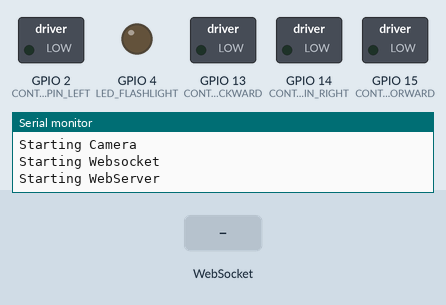
The sketch below on a simulated ESP32. Shown: switched loads named in the sketch (green lamp = pin HIGH), output pins drawn as LEDs (lit = HIGH), the last lines printed to the serial monitor. Inputs (shaded band) come from the test bench. WiFi joins after 1.5 s; servers stay silent unless stated; the camera gives no picture.

Above: at 3.0 s.
3.1 s: WebSocket text "forward" received
At 3.7 s:
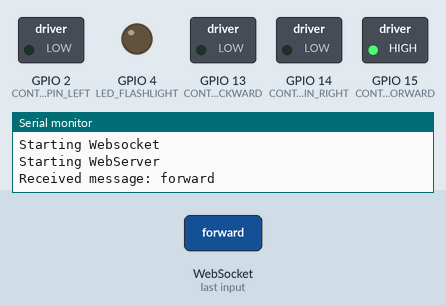
4.6 s: WebSocket text "backward" received
At 5.1 s:
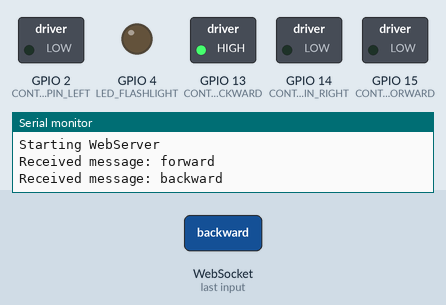
6.1 s: WebSocket text "left" received
At 6.6 s:
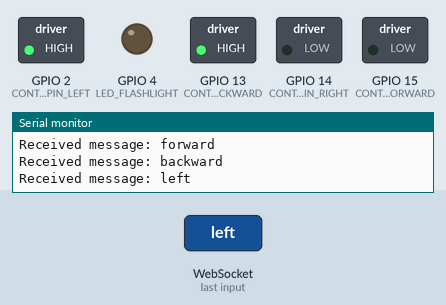
7.6 s: WebSocket text "right" received
At 8.0 s:
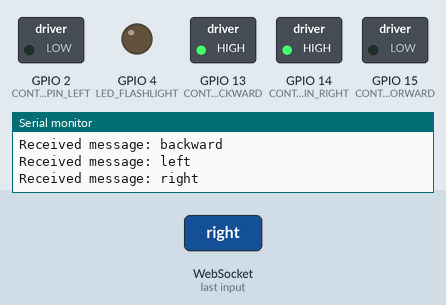
9.1 s: WebSocket text "stopA" received
At 9.7 s:
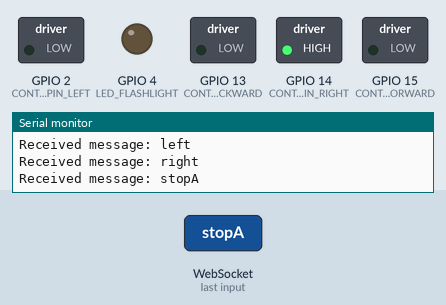
10.6 s: WebSocket text "forward" received
At 11.1 s:
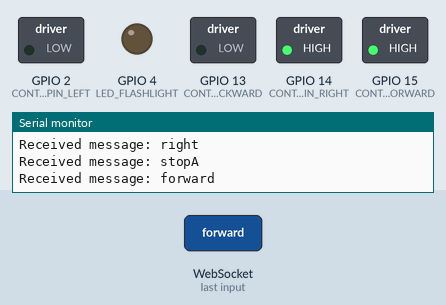
Timing chart, 0 to 13.1 s (numbered marks = the images above; inputs shaded):
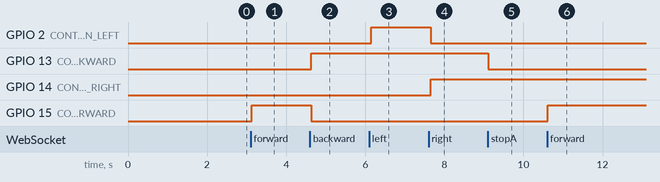

The sketch:

esp32-cam-stream.ino
```cpp
#include <Arduino.h>
#include "CameraConfig.h"
#include "NetworkConfig.h"
#include "WebSocketHandler.h"
#include "WebServer.h"
#include "Motor.h"

/**
 * @brief Setup function to initialize the ESP32-CAM.
 *
 * This function performs the following initializations:
 * - Initializes serial communication at 115200 baud rate.
 * - Sets the LED flashlight pin mode to OUTPUT.
 * - Attempts to connect to WiFi by calling startNetwork().
 * - Starts the camera by calling startCamera().
 * - Starts the WebSocket server by calling startWebSocket().
 * - Starts the web server by calling startWebServer().
 */
void setup() {
    Serial.begin(115200);
    pinMode(LED_FLASHLIGHT, OUTPUT);
    pinMode(CONTROL_PIN_FORWARD, OUTPUT);
    pinMode(CONTROL_PIN_BACKWARD, OUTPUT);
    pinMode(CONTROL_PIN_LEFT, OUTPUT);
    pinMode(CONTROL_PIN_RIGHT, OUTPUT);

    // Attempt to connect to WiFi
    startNetwork();

    // Start the camera
    startCamera();

    // Start WebSocket server
    startWebSocket();

    // Start Server
    startWebServer();
}

void loop() {
    // Handle WebSocket connections
    webSocket.loop();

    // Check for incoming WebSocket messages
    String command = webSocketMessage();
    if (command.length() > 0) {
        handleMotorControl(command, true);
    }

    // Update motor states based on active commands
    updateMotorStates();

    // Send frames to WebSocket
    sendFrameToWebSocket();

}
```

Motor.cpp
```cpp
#include <Arduino.h>
#include "Motor.h"

bool forwardActive = false;
bool backwardActive = false;
bool leftActive = false;
bool rightActive = false;

void handleMotorControl(String command, bool state) {
    // Update the state of the motors based on the command
    if (command == "forward") {
        forwardActive = state;
        backwardActive = false; // Prevent conflicting commands
    } else if (command == "backward") {
        backwardActive = state;
        forwardActive = false; // Prevent conflicting commands
    } else if (command == "left") {
        leftActive = state;
        rightActive = false; // Prevent conflicting commands
    } else if (command == "right") {
        rightActive = state;
        leftActive = false; // Prevent conflicting commands
    } else if (command == "stopA") {
        // Stop all motors
        forwardActive = false;
        backwardActive = false;
    } else if (command == "stopB") {
        leftActive = false;
        rightActive = false;
    }
}

void updateMotorStates() {
    // Control logic for smooth movement
    if (forwardActive && leftActive) {
        // Move forward and turn left
        digitalWrite(CONTROL_PIN_FORWARD, HIGH);
        digitalWrite(CONTROL_PIN_BACKWARD, LOW);
        digitalWrite(CONTROL_PIN_LEFT, HIGH);
        digitalWrite(CONTROL_PIN_RIGHT, LOW);
    } else if (forwardActive && rightActive) {
        // Move forward and turn right
        digitalWrite(CONTROL_PIN_FORWARD, HIGH);
        digitalWrite(CONTROL_PIN_BACKWARD, LOW);
        digitalWrite(CONTROL_PIN_LEFT, LOW);
        digitalWrite(CONTROL_PIN_RIGHT, HIGH);
    } else if (backwardActive && leftActive) {
        // Move backward and turn left
        digitalWrite(CONTROL_PIN_BACKWARD, HIGH);
        digitalWrite(CONTROL_PIN_FORWARD, LOW);
        digitalWrite(CONTROL_PIN_LEFT, HIGH);
        digitalWrite(CONTROL_PIN_RIGHT, LOW);
    } else if (backwardActive && rightActive) {
        // Move backward and turn right
        digitalWrite(CONTROL_PIN_BACKWARD, HIGH);
        digitalWrite(CONTROL_PIN_FORWARD, LOW);
        digitalWrite(CONTROL_PIN_LEFT, LOW);
        digitalWrite(CONTROL_PIN_RIGHT, HIGH);
    } else if (forwardActive) {
        // Move forward only
        digitalWrite(CONTROL_PIN_FORWARD, HIGH);
        digitalWrite(CONTROL_PIN_BACKWARD, LOW);
        digitalWrite(CONTROL_PIN_LEFT, LOW);
        digitalWrite(CONTROL_PIN_RIGHT, LOW);
    } else if (backwardActive) {
        // Move backward only
        digitalWrite(CONTROL_PIN_BACKWARD, HIGH);
        digitalWrite(CONTROL_PIN_FORWARD, LOW);
        digitalWrite(CONTROL_PIN_LEFT, LOW);
        digitalWrite(CONTROL_PIN_RIGHT, LOW);
    } else if (leftActive) {
        // Turn left only
        digitalWrite(CONTROL_PIN_FORWARD, LOW);
        digitalWrite(CONTROL_PIN_BACKWARD, LOW);
        digitalWrite(CONTROL_PIN_LEFT, HIGH);
        digitalWrite(CONTROL_PIN_RIGHT, LOW);
    } else if (rightActive) {
        // Turn right only
        digitalWrite(CONTROL_PIN_FORWARD, LOW);
        digitalWrite(CONTROL_PIN_BACKWARD, LOW);
        digitalWrite(CONTROL_PIN_LEFT, LOW);
        digitalWrite(CONTROL_PIN_RIGHT, HIGH);
    } else {
        // Default to stop if no active commands
        digitalWrite(CONTROL_PIN_FORWARD, LOW);
        digitalWrite(CONTROL_PIN_BACKWARD, LOW);
        digitalWrite(CONTROL_PIN_LEFT, LOW);
        digitalWrite(CONTROL_PIN_RIGHT, LOW);
    }
}  
```

Motor.h
```cpp
#ifndef DINAMO_HANDLER
#define DINAMO_HANDLER

// Define control pins for the existing RC car module
#define CONTROL_PIN_FORWARD 15
#define CONTROL_PIN_BACKWARD 13
#define CONTROL_PIN_LEFT 2
#define CONTROL_PIN_RIGHT 14


void handleMotorControl(String command, bool state);

void updateMotorStates();

#endif
```

WebServer.cpp
```cpp
#include "WebServer.h"

AsyncWebServer webServer(80);
// framesize_t currentFrameSize = FRAMESIZE_QVGA;

void startWebServer() {
    Serial.println("Starting WebServer");
    webServer.on("/", HTTP_GET, handleHomepage);

    // Endpoint to handle resolution change
    webServer.on("/set_resolution", HTTP_GET, handleSetResolution);

    // Start the server
    webServer.begin();

}

/**
 * @brief Handles the homepage request and serves the HTML page.
 *
 * This function responds to the request for the homepage by sending an HTML page that
 * displays a live stream from the ESP32-CAM. The HTML page includes controls for adjusting
 * the brightness, saturation, and contrast of the video stream, as well as buttons to switch
 * the camera resolution. The video stream is displayed using a WebSocket connection.
 *
 * @param request Pointer to the AsyncWebServerRequest object that contains information about the request.
 */
void handleHomepage(AsyncWebServerRequest *request) {
    // Serve the HTML page
    request->send(200, "text/html", R"rawliteral(
    <!DOCTYPE html>
    <html>
    <head>
        <title>ESP32-CAM WebSocket Stream</title>
        <meta name="viewport" content="width=device-width, initial-scale=1.0, user-scalable=no">
        <style>
            body { margin: 0; padding: 0; overflow: hidden; }
            input { display: block; }
            img {
                width: 100vw;
                height: 100vh;
                object-fit: contain;
                transform: rotate(180deg) scaleX(1);
            }
            .top-menu {
                position: fixed;
                top: 10px;
                left: 10px;
                right: 10px;
                display: flex;
                gap: 10px;
                overflow: auto;
                width: 100%;
            }
            .bottom-menu {
                position: fixed;
                bottom: 10px;
                left: 10px;
                right: 10px;
                display: flex;
                gap: 10px;
                width: 100%;
            }
            .over-x {
              overflow-x: auto !important;
              white-space: nowrap;
            }
            .container {
                padding: 10px 20px;
                font-size: 16px;
                border: none;
                border-radius: 5px;
                background-color: rgba(0, 0, 0, 0.5);
                color: white;
                cursor: pointer;
            }
            .remote-control {
                display: flex;
                position: fixed;
                bottom: 80px;
                left: 10px;
                right: 10px;
                justify-content: space-between;
            }
            .direction-buttons {
                display: flex;
                flex-direction: row;
                justify-content: center;
                gap: 10px;
            }
            .vertical-buttons {
                display: flex;
                flex-direction: column;
                gap: 10px;
            }
        </style>
    </head>
    <body>
        <img id="cameraStream" src="" alt="Camera Stream" loading="eager" fetchpriority="high"/>
        <div class="top-menu">
            <div class="container">
                Brightness
                <input id="brightness" value="0" min="0" max="100" oninput="changeFilter()" onmousemove="changeFilter()" ontouchmove="changeFilter()" type="range">
            </div>
            <div class="container">
                Saturate
                <input id="saturate" value="0" min="0" max="100" oninput="changeFilter()" onmousemove="changeFilter()" ontouchmove="changeFilter()" type="range">
            </div>
            <div class="container">
                Contrast
                <input id="contrast" value="0" min="0" max="100" oninput="changeFilter()" onmousemove="changeFilter()" ontouchmove="changeFilter()" type="range">
            </div>
        </div>
        <div class="bottom-menu">
          <div class="over-x">
            <span class="container" id="fps">0 FPS</span>
            <button class="container" onclick="switchCamSize('240x240')">240x240</button>
            <button class="container" onclick="switchCamSize('QVGA')">QVGA</button>
            <button class="container" onclick="switchCamSize('HVGA')">HVGA</button>
            <button class="container" onclick="switchCamSize('VGA')">VGA</button>
            <button class="container" onclick="switchCamSize('SVGA')">SVGA</button>
            <button class="container" onclick="switchCamSize('XGA')">XGA</button>
            <button class="container" onclick="switchCamSize('HD')">HD</button>
            <button class="container" onclick="switchCamSize('SXGA')">SXGA</button>
            <button class="container" onmousedown="sendCommand('stopA');sendCommand('stopB')" ontouchstart="sendCommand('stopA');sendCommand('stopB')">Stop</button>
          </div>
        </div>

        <div class="remote-control">
            <div class="vertical-buttons">
                <button class="container" ontouchstart="sendCommand('forward')" ontouchend="sendCommand('stopA')">Forward</button>
                <button class="container" ontouchstart="sendCommand('backward')" ontouchend="sendCommand('stopA')">Backward</button>
            </div>
            <div class="direction-buttons">
                <button class="container" ontouchstart="sendCommand('left')" ontouchend="sendCommand('stopB')">Left</button>
                <button class="container" ontouchstart="sendCommand('right')" ontouchend="sendCommand('stopB')">Right</button>
            </div>
        </div>

        <script>
            let countFrame = 0;
            var ws = new WebSocket('ws://' + window.location.hostname + ':81/');
            ws.binaryType = 'blob'; // Set binary type to blob
            ws.onmessage = function(event) {
                var img = document.getElementById('cameraStream');
                img.src = URL.createObjectURL(event.data);
                countFrame++;
            };
            var filters = {
                brightness: 0,
                saturate: 0,
                contrast: 0,
            };
            let img = document.querySelector("img");
            const changeFilter = function() {
                const brightness = document.querySelector("#brightness");
                const saturate = document.querySelector("#saturate");
                const contrast = document.querySelector("#contrast");
                filters.brightness = brightness.value;
                filters.saturate = saturate.value;
                filters.contrast = contrast.value;
                const count_brightness = filters.brightness / 100 + 1;
                const count_saturate = filters.saturate / 50 + 1;
                const count_contrast = filters.contrast / 100 + 1;
                img.style.filter = `brightness(${count_brightness}) saturate(${count_saturate}) contrast(${count_contrast})`;
            };

            function switchCamSize(size) {
                fetch('/set_resolution?size=' + size) // Send request to change resolution
                    .then(response => {
                        if (response.ok) {
                            console.log('Resolution changed to ' + size);
                        } else {
                            console.error('Failed to change resolution');
                        }
                    });
            }

            function sendCommand(command) {
                if (ws.readyState === WebSocket.OPEN) {
                    ws.send(command);
                    console.log('Sent command: ', command);
                } else {
                    console.error('WebSocket is not open. Unable to send command.');
                }
            }

            // Keyboard controls
            window.addEventListener('keydown', function(event) {
                switch(event.key) {
                    case 'w':
                    case 'ArrowUp':
                        sendCommand('forward');
                        break;
                    case 's':
                    case 'ArrowDown':
                        sendCommand('backward');
                        break;
                    case 'a':
                    case 'ArrowLeft':
                        sendCommand('left');
                        break;
                    case 'd':
                    case 'ArrowRight':
                        sendCommand('right');
                        break;
                }
            });

            window.addEventListener('keyup', function(event) {
                switch(event.key) {
                    case 'w':
                    case 'ArrowUp':
                    case 's':
                    case 'ArrowDown':
                        sendCommand('stopA');
                        break;
                    case 'a':
                    case 'ArrowLeft':
                    case 'd':
                    case 'ArrowRight':
                        sendCommand('stopB');
                        break;
                }
            });

            setInterval(function(){
                document.querySelector('#fps').innerHTML = countFrame + " FPS";
                countFrame = 0;
            }, 1000);
        </script>
    </body>
    </html>
)rawliteral");


}

void handleSetResolution(AsyncWebServerRequest *request) {
    if (request->hasParam("size")) {
        String sizeValue = request->getParam("size")->value();
        if (sizeValue == "240x240") {
            currentFrameSize = FRAMESIZE_240X240;
        } else if (sizeValue == "QVGA") {
            currentFrameSize = FRAMESIZE_QVGA;
        } else if (sizeValue == "HVGA") {
            currentFrameSize = FRAMESIZE_HVGA;
        } else if (sizeValue == "VGA") {
            currentFrameSize = FRAMESIZE_VGA;
        } else if (sizeValue == "SVGA") {
            currentFrameSize = FRAMESIZE_SVGA;
        } else if (sizeValue == "XGA") {
            currentFrameSize = FRAMESIZE_XGA;
        } else if (sizeValue == "HD") {
            currentFrameSize = FRAMESIZE_HD;
        } else if (sizeValue == "SXGA") {
            currentFrameSize = FRAMESIZE_SXGA;
        } else {
            request->send(400, "text/plain", "Invalid resolution");
            return;
        }

        // Update the camera frame size
        sensor_t *s = esp_camera_sensor_get();
        s->set_framesize(s, currentFrameSize);
        request->send(200, "text/plain", "Resolution set to " + sizeValue);
    } else {
        request->send(400, "text/plain", "Bad Request");
    }
}  
```

WebServer.h
```cpp
#include <ESPAsyncWebServer.h>
#include <esp_camera.h> // Include this for camera functions

#ifndef WEBSERVER_HANDLER
#define WEBSERVER_HANDLER

extern AsyncWebServer webServer;
extern framesize_t currentFrameSize;

void startWebServer();
void handleHomepage(AsyncWebServerRequest *request);
void handleSetResolution(AsyncWebServerRequest *request);

#endif // WEBSERVER_HANDLER
```

WebSocketHandler.cpp
```cpp
#include "WebSocketHandler.h"
#include <esp_camera.h> // Include this for camera functions
#include <Arduino.h>    // Include this for Serial functions

WebSocketsServer webSocket = WebSocketsServer(81); // WebSocket server on port 81
String lastMessage; // Global variable to store the last received message

void startWebSocket() {
    Serial.println("Starting Websocket");
    webSocket.begin();
    webSocket.onEvent(handleWebSocketMessage);
}

String webSocketMessage() {
    return lastMessage; // Return the last received message
}

void handleWebSocketMessage(uint8_t num, WStype_t type, uint8_t * payload, size_t length) {
    if (type == WStype_TEXT) { // Check if the message is of type text
        lastMessage = String((char*)payload); // Store the received message
        Serial.printf("Received message: %s\n", lastMessage.c_str()); // Print the message to the serial monitor
    }
}

/**
 * @brief Sends a frame captured from the camera to all connected WebSocket clients.
 *
 * This function captures a frame from the ESP32 camera and broadcasts it to all
 * connected WebSocket clients using binary data. If the frame buffer cannot be
 * retrieved, an error message is printed to the serial monitor.
 *
 * @note Ensure that the WebSocket server is properly initialized and that clients
 *       are connected before calling this function.
 */
void sendFrameToWebSocket() {
    camera_fb_t *fb = esp_camera_fb_get(); // Get a frame from the camera
    if (!fb) {
        Serial.println("Failed to retrieve frame buffer!");
        return;
    }

    // Send the frame over WebSocket
    webSocket.broadcastBIN(fb->buf, fb->len);
    esp_camera_fb_return(fb); // Return the frame buffer
}
```

WebSocketHandler.h
```cpp
#ifndef WEBSOCKET_HANDLER_H
#define WEBSOCKET_HANDLER_H

#include <ESPAsyncWebServer.h>
#include <WebSocketsServer.h>

extern WebSocketsServer webSocket; // Declare it as extern

void startWebSocket();
String webSocketMessage();
String getLastWebSocketMessage();
void handleWebSocketMessage(uint8_t num, WStype_t type, uint8_t * payload, size_t length);
void sendFrameToWebSocket();

#endif // WEBSOCKET_HANDLER_H
```

Source omitted: CameraConfig.cpp (2682 bytes), CameraConfig.h (1026 bytes), NetworkConfig.cpp (1960 bytes), NetworkConfig.h (491 bytes)

Measured:
- after the input at 3.1 s, GPIO 15 (CONTROL_PIN_FORWARD): LOW → HIGH at once
- after the input at 4.6 s, GPIO 13 (CONTROL_PIN_BACKWARD): LOW → HIGH at once; GPIO 15 (CONTROL_PIN_FORWARD): HIGH → LOW at once
- after the input at 6.1 s, GPIO 2 (CONTROL_PIN_LEFT): LOW → HIGH after 0.05 s
- after the input at 7.6 s, GPIO 2 (CONTROL_PIN_LEFT): HIGH → LOW after 0.06 s; GPIO 14 (CONTROL_PIN_RIGHT): LOW → HIGH after 0.06 s
- after the input at 9.1 s, GPIO 13 (CONTROL_PIN_BACKWARD): HIGH → LOW at once
- after the input at 10.6 s, GPIO 15 (CONTROL_PIN_FORWARD): LOW → HIGH at once
